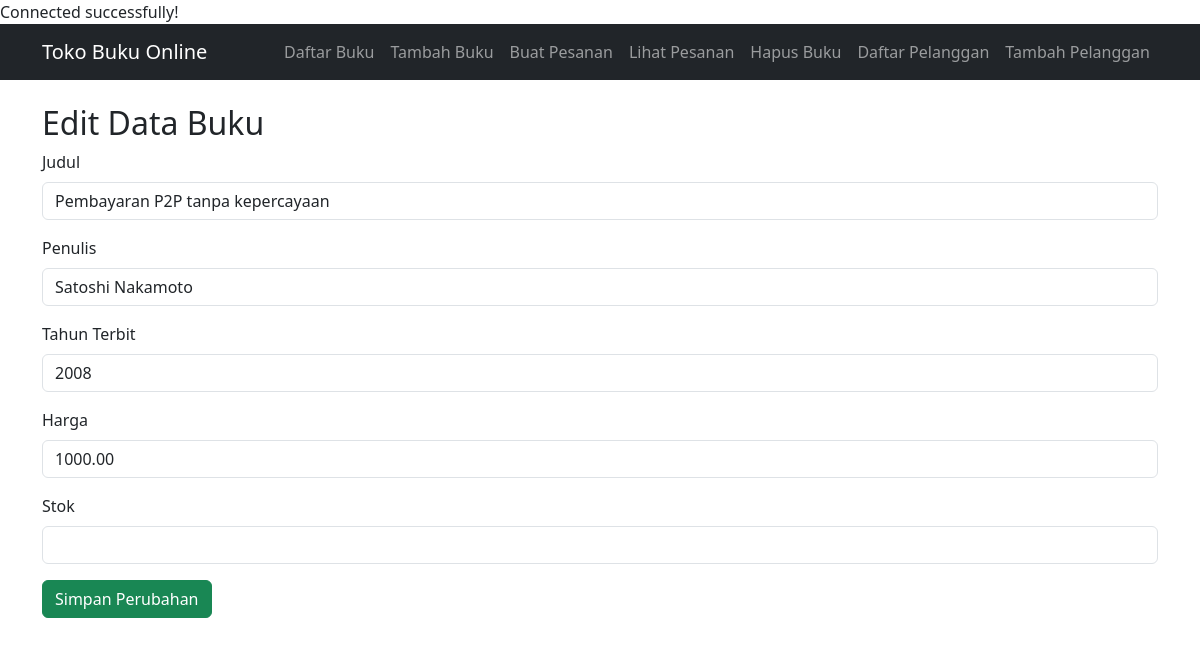
Screenshot of /form_edit.php?id=2 with the database file from the repository.
### tables this page shows
CREATE TABLE `buku` (
  `ID` int NOT NULL,
  `Judul` varchar(255) NOT NULL,
  `Penulis` varchar(255) NOT NULL,
  `Tahun_Terbit` int NOT NULL,
  `Harga` decimal(10,2) NOT NULL,
  `Stok` int NOT NULL
);

### form_edit.php (the view, shortened to what this page needs)
<?php
include 'koneksi_db.php';
include 'nav.php';
$id = filter_input(INPUT_GET, 'id', FILTER_VALIDATE_INT) ?? 0;
$book = null;
if ($id > 0) {
    $stmt = $conn->prepare("SELECT * FROM buku WHERE ID = ?");
    $stmt->bind_param("i", $id);
    $stmt->execute();
    $result = $stmt->get_result();
    $book = $result->fetch_assoc();
}
?>
<!DOCTYPE html>
<html lang="id">
<head>
   <link href="https://cdn.jsdelivr.net/npm/bootstrap@5.3.0/dist/css/bootstrap.min.css" rel="stylesheet">
</head>
<body>
   <div class="container mt-4">
       <h2>Edit Data Buku</h2>
       <form method="post" action="proses_edit.php">
           <div class="mb-3">
               <label for="judul" class="form-label">Judul</label>
               <input type="text" class="form-control" id="judul" name="judul" value="<?= htmlspecialchars($book['Judul'] ?? '') ?>" required>
           </div>
           <div class="mb-3">
               <label for="penulis" class="form-label">Penulis</label>
               <input type="text" class="form-control" id="penulis" name="penulis" value="<?= htmlspecialchars($book['Penulis'] ?? '') ?>" required>
           </div>
           <div class="mb-3">
               <label for="tahun_terbit" class="form-label">Tahun Terbit</label>
               <input type="number" class="form-control" id="tahun_terbit" name="tahun_terbit" value="<?= $book['Tahun_Terbit'] ?? '' ?>" required>
           </div>
           <div class="mb-3">
               <label for="harga" class="form-label">Harga</label>
               <input type="number" class="form-control" id="harga" name="harga" value="<?= $book['Harga'] ?? '' ?>" step="0.01" required>
           </div>
           <div class="mb-3">
               <label for="stok" class="form-label">Stok</label>
               <input type="number" class="form-control" id="stok" name="stok" value="<?= $book['stok'] ?? '' ?>" required>
           </div>
           <button type="submit" class="btn btn-success">Simpan Perubahan</button>
       </form>
   </div>
</body>
</html>

### rows the page displays
buku: judul "Pembayaran P2P tanpa kepercayaan", penulis "Satoshi Nakamoto", tahun_terbit "2008", harga "1000.00"
